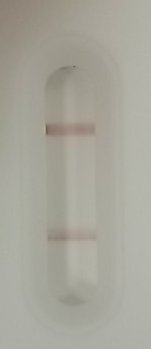
#> input picture Augmenting Images/63 New Dataset/Positive/test_1751904671398.jpg, 151 x 349 px
$ python augment.py
#> lines starting #> are read from the running program, lines starting #| are printed output that depends on the picture
import os
import random
from glob import glob
from PIL import Image, ImageEnhance, ImageFilter

# folders
classes = ['Positive', 'Negative']
input_dir  = '63 New Dataset'        # contains Positive/ and Negative/
output_dir = '63_large_augmented_dataset'      # will be created

# how many augments per image
AUG_PER_IMAGE = 5

# make sure output dirs exist
for cls in classes:
    os.makedirs(os.path.join(output_dir, cls), exist_ok=True)

def random_brightness(img):
    enhancer = ImageEnhance.Brightness(img)
    factor = random.uniform(0.7, 1.3)  # darker → brighter
    return enhancer.enhance(factor)

def random_contrast(img):
    enhancer = ImageEnhance.Contrast(img)
    factor = random.uniform(0.7, 1.3)
    return enhancer.enhance(factor)

def random_color(img):
    enhancer = ImageEnhance.Color(img)
    factor = random.uniform(0.8, 1.2)  # saturation
    return enhancer.enhance(factor)

def random_sharpness(img):
    enhancer = ImageEnhance.Sharpness(img)
    factor = random.uniform(0.8, 1.5)
    return enhancer.enhance(factor)

def random_noise(img):
    arr = img.convert('RGB')
    px = arr.load()
    w, h = arr.size
    for _ in range(int(w*h*0.005)):  # noise on 0.5% of pixels
        x = random.randrange(w)
        y = random.randrange(h)
        px[x, y] = tuple(min(255, max(0, c + random.randint(-30, 30))) for c in px[x,y])
    return arr

def random_blur(img):
    if random.random() < 0.3:
        return img.filter(ImageFilter.GaussianBlur(radius=random.uniform(0.5, 1.5)))
    return img

def random_geom(img):
    # small rotate, translate, scale
    angle = random.uniform(-10, 10)
    img = img.rotate(angle, resample=Image.BILINEAR, expand=False)
    # you could add translate or scale via affine if you like
    return img

def augment_image(img):
    funcs = [
        random_brightness,
        random_contrast,
        random_color,
        random_sharpness,
        random_noise,
        random_blur,
        random_geom
    ]
    # pick a random subset of 3–5 transforms and apply in random order
    ops = random.sample(funcs, k=random.randint(3, 5))
    out = img
    for fn in ops:
        out = fn(out)
    return out

# process all images
for cls in classes:
    files = glob(os.path.join(input_dir, cls, '*.jpg'))
    for path in files:
        fname = os.path.basename(path)
        # copy original
        img = Image.open(path)
#> img is the input picture: PIL image 151x349 RGB; mean R, G, B 167.4, 165.9, 154.9
        img.save(os.path.join(output_dir, cls, fname))

        # create augmented copies
        for i in range(AUG_PER_IMAGE):
            aug = augment_image(img)
            name, ext = os.path.splitext(fname)
            new_name = f"{name}_aug{i}{ext}"
            aug.save(os.path.join(output_dir, cls, new_name))
#> this loop made 5 passes
#> pass 1, in random_geom, `img = img.rotate(angle, resample=Image.BILINEAR, expand=False)`:
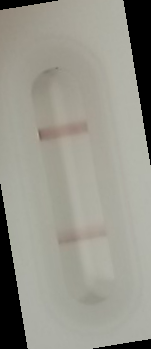
#> img: PIL image 151x349 RGB; mean R, G, B 150.6, 149.4, 139.4
#> pass 1, `aug = augment_image(img)`:
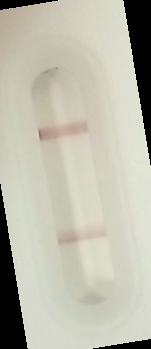
#> aug: PIL image 151x349 RGB; mean R, G, B 187.9, 186.3, 172
#> pass 2 of the loop `for cls in classes:`:
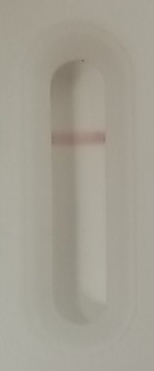
#> input picture Augmenting Images/63 New Dataset/Negative/test_1751917303664.jpg, 154 x 371 px
#> img is the input picture: PIL image 154x371 RGB; mean R, G, B 164.1, 159.9, 147.3
#> the loop `for i in range(AUG_PER_IMAGE):` made 5 passes
#> new_name on passes 1 to 5: 'test_1751917303664_aug0.jpg', 'test_1751917303664_aug1.jpg', 'test_1751917303664_aug2.jpg', 'test_1751917303664_aug3.jpg', 'test_1751917303664_aug4.jpg'
#> pass 1, `aug = augment_image(img)`:
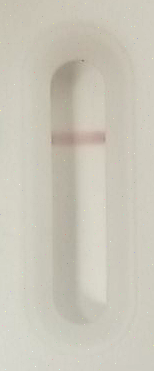
#> aug: PIL image 154x371 RGB; mean R, G, B 202.5, 198.4, 185.4
#> after the loop `for i in range(AUG_PER_IMAGE):`:
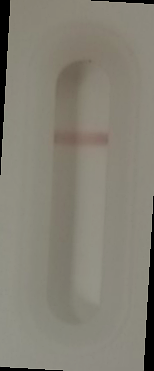
#> aug: PIL image 154x371 RGB; mean R, G, B 132.6, 128.9, 117.2

print("Done!")
